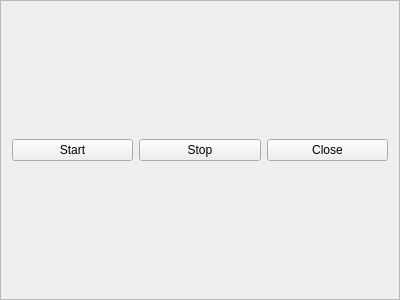
<?xml version="1.0" encoding="UTF-8"?>
<ui version="4.0">
 <class>CDRawFrame</class>
 <widget class="QFrame" name="CDRawFrame">
  <property name="geometry">
   <rect>
    <x>0</x>
    <y>0</y>
    <width>400</width>
    <height>300</height>
   </rect>
  </property>
  <property name="windowTitle">
   <string>Frame</string>
  </property>
  <property name="frameShape">
   <enum>QFrame::StyledPanel</enum>
  </property>
  <property name="frameShadow">
   <enum>QFrame::Raised</enum>
  </property>
  <layout class="QVBoxLayout" name="verticalLayout">
   <item>
    <layout class="QHBoxLayout" name="horizontalLayout">
     <item>
      <widget class="QPushButton" name="StartButton">
       <property name="text">
        <string>Start</string>
       </property>
      </widget>
     </item>
     <item>
      <widget class="QPushButton" name="StopButton">
       <property name="text">
        <string>Stop</string>
       </property>
      </widget>
     </item>
     <item>
      <widget class="QPushButton" name="CloseButton">
       <property name="text">
        <string>Close</string>
       </property>
      </widget>
     </item>
    </layout>
   </item>
  </layout>
 </widget>
 <resources/>
 <connections/>
</ui>
